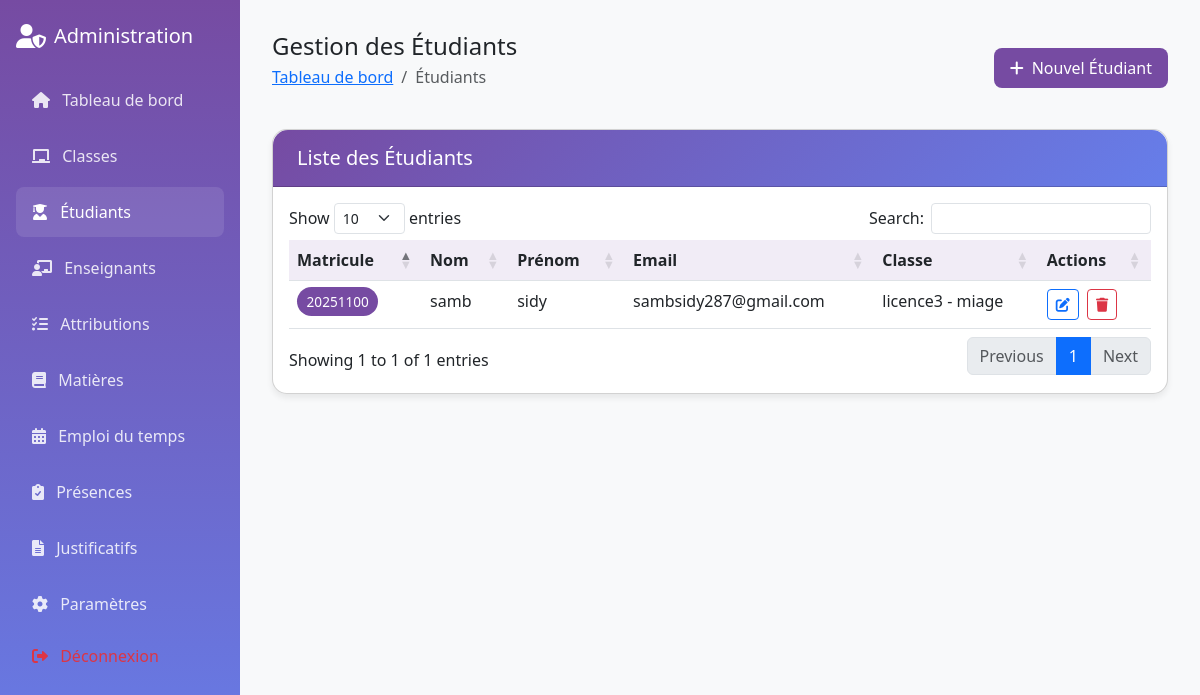
The app's page /admin/etudiants.php (signed in) with its own data.
### tables this page shows
CREATE TABLE IF NOT EXISTS `users` (
  `id` int NOT NULL AUTO_INCREMENT,
  `username` varchar(50) NOT NULL,
  `password` varchar(255) NOT NULL,
  `email` varchar(100) NOT NULL,
  `role` enum('admin','enseignant','etudiant') NOT NULL,
  `nom` varchar(50) NOT NULL,
  `prenom` varchar(50) NOT NULL,
  `created_at` timestamp NULL DEFAULT CURRENT_TIMESTAMP,
  `updated_at` timestamp NULL DEFAULT CURRENT_TIMESTAMP ON UPDATE CURRENT_TIMESTAMP,
  `specialite` varchar(100) DEFAULT NULL,
  PRIMARY KEY (`id`),
  UNIQUE KEY `username` (`username`),
  UNIQUE KEY `email` (`email`)
);

CREATE TABLE IF NOT EXISTS `inscriptions` (
  `id` int NOT NULL AUTO_INCREMENT,
  `etudiant_id` int NOT NULL,
  `classe_id` int NOT NULL,
  `matricule` varchar(20) NOT NULL,
  `date_inscription` date NOT NULL,
  PRIMARY KEY (`id`),
  UNIQUE KEY `matricule` (`matricule`),
  UNIQUE KEY `unique_inscription` (`etudiant_id`,`classe_id`),
  KEY `classe_id` (`classe_id`)
);

CREATE TABLE IF NOT EXISTS `classes` (
  `id` int NOT NULL AUTO_INCREMENT,
  `nom` varchar(50) NOT NULL,
  `niveau` varchar(20) NOT NULL,
  `annee_scolaire` varchar(9) NOT NULL,
  `created_at` timestamp NULL DEFAULT CURRENT_TIMESTAMP,
  `capacite` int NOT NULL DEFAULT '30',
  PRIMARY KEY (`id`)
);

### admin/etudiants.php (the view, shortened to what this page needs)
<?php
require_once('../config/db.php');
$stmt = $conn->query("
    SELECT u.*, i.matricule, i.classe_id, c.nom as classe_nom, c.niveau as classe_niveau
    FROM users u
    JOIN inscriptions i ON u.id = i.etudiant_id
    JOIN classes c ON i.classe_id = c.id
    WHERE u.role = 'etudiant'
    ORDER BY u.nom, u.prenom
");
$etudiants = $stmt->fetchAll(PDO::FETCH_ASSOC);
?>
<!DOCTYPE html>
<html lang="fr">
<head>
    <link href="https://cdn.jsdelivr.net/npm/bootstrap@5.3.0/dist/css/bootstrap.min.css" rel="stylesheet">
    <link href="https://cdnjs.cloudflare.com/ajax/libs/font-awesome/6.0.0/css/all.min.css" rel="stylesheet">
    <link href="https://cdn.datatables.net/1.11.5/css/dataTables.bootstrap5.min.css" rel="stylesheet">
</head>
<body>
     <div class="sidebar position-fixed" style="width: 240px;">
        <div class="p-3">
            <div class="d-flex align-items-center mb-4 mt-2">
                <i class="fas fa-user-shield fs-4 me-2"></i>
                <h5 class="mb-0">Administration</h5>
            </div>
            <nav class="nav flex-column">
                <a class="nav-link " href="dashboard.php">
                    <i class="fas fa-home me-2"></i>
                    Tableau de bord
                </a>
                <a class="nav-link" href="classes.php">
                    <i class="fas fa-chalkboard me-2"></i>
                    Classes
                </a>
                <a class="nav-link active" href="etudiants.php">
                    <i class="fas fa-user-graduate me-2"></i>
                    Étudiants
                </a>
                <a class="nav-link" href="enseignants.php">
                    <i class="fas fa-chalkboard-teacher me-2"></i>
                    Enseignants
                </a>
                <a class="nav-link" href="attributions.php">
                    <i class="fas fa-tasks me-2"></i>
                    Attributions
                </a>
                <a class="nav-link" href="matieres.php">
                    <i class="fas fa-book me-2"></i>
                    Matières
                </a>
                <a class="nav-link" href="emploi_temps.php">
                    <i class="fas fa-calendar-alt me-2"></i>
                    Emploi du temps
                </a>
                <a class="nav-link" href="presences.php">
                    <i class="fas fa-clipboard-check me-2"></i>
                    Présences
                </a>
                <a class="nav-link" href="justificatifs.php">
                    <i class="fas fa-file-alt me-2"></i>
                    Justificatifs
                </a>
                <a class="nav-link" href="parametres.php">
                    <i class="fas fa-cog me-2"></i>
                    Paramètres
                </a>
                <a class="nav-link text-danger mt-auto" href="../auth/logout.php">
                    <i class="fas fa-sign-out-alt me-2"></i>
                    Déconnexion
                </a>
            </nav>
        </div>
    </div>
    <div class="main-content">
        <div class="d-flex justify-content-between align-items-center mb-4">
            <div>
                <h4 class="mb-1">Gestion des Étudiants</h4>
                <nav aria-label="breadcrumb">
                    <ol class="breadcrumb">
                        <li class="breadcrumb-item"><a href="dashboard.php">Tableau de bord</a></li>
                        <li class="breadcrumb-item active">Étudiants</li>
                    </ol>
                </nav>
            </div>
            <button class="btn btn-custom" data-bs-toggle="modal" data-bs-target="#addEtudiantModal">
                <i class="fas fa-plus me-2"></i>Nouvel Étudiant
            </button>
        </div>
        <div class="card">
            <div class="card-header d-flex justify-content-between align-items-center">
                <h5 class="mb-0">Liste des Étudiants</h5>
            </div>
            <div class="card-body">
                <div class="table-responsive">
                    <table class="table table-hover" id="etudiantsTable">
                        <thead>
                            <tr>
                                <th>Matricule</th>
                                <th>Nom</th>
                                <th>Prénom</th>
                                <th>Email</th>
                                <th>Classe</th>
                                <th>Actions</th>
                            </tr>
                        </thead>
                        <tbody>
                            <?php foreach ($etudiants as $etudiant): ?>
                            <tr>
                                <td>
                                    <span class="matricule-badge">
                                        <?php echo htmlspecialchars($etudiant['matricule']); ?>
                                    </span>
                                </td>
                                <td><?php echo htmlspecialchars($etudiant['nom']); ?></td>
                                <td><?php echo htmlspecialchars($etudiant['prenom']); ?></td>
                                <td><?php echo htmlspecialchars($etudiant['email']); ?></td>
                                <td>
                                    <?php echo htmlspecialchars($etudiant['classe_niveau'] . ' - ' . $etudiant['classe_nom']); ?>
                                </td>
                                <td>
                                    <button class="btn btn-sm btn-outline-primary me-1"
                                            onclick="editEtudiant(<?php echo htmlspecialchars(json_encode($etudiant)); ?>)">
                                        <i class="fas fa-edit"></i>
                                    </button>
                                    <button class="btn btn-sm btn-outline-danger"
                                            onclick="deleteEtudiant(<?php echo $etudiant['id']; ?>, '<?php echo htmlspecialchars($etudiant['nom'] . ' ' . $etudiant['prenom']); ?>')">
                                        <i class="fas fa-trash"></i>
                                    </button>
                                </td>
                            </tr>
                            <?php endforeach; ?>
                        </tbody>
                    </table>
                </div>
            </div>
        </div>
    </div>
</body>
</html>

### admin/etudiants.php (style rules this page uses)
:root { --primary-color: #764ba2; --secondary-color: #667eea; }
body { font-family: 'Segoe UI', Tahoma, Geneva, Verdana, sans-serif; background-color: #f8f9fa; }
.sidebar { background: linear-gradient(180deg, var(--primary-color) 0%, var(--secondary-color) 100%); min-height: 100vh; color: white; }
.sidebar .nav-link { color: rgba(255, 255, 255, 0.85); padding: 0.8rem 1rem; margin: 0.2rem 0; border-radius: 8px; transition: all 0.3s ease; }
.sidebar .nav-link:hover, .sidebar .nav-link.active { background: rgba(255, 255, 255, 0.1); color: white; }
.main-content { margin-left: 240px; padding: 2rem; }
.btn-custom { background: var(--primary-color); color: white; border: none; padding: 0.5rem 1rem; border-radius: 8px; }
.card { border-radius: 15px; box-shadow: 0 4px 6px rgba(0, 0, 0, 0.07); }
.card-header { background: linear-gradient(135deg, var(--primary-color) 0%, var(--secondary-color) 100%); color: white; border-radius: 15px 15px 0 0 !important; padding: 1rem 1.5rem; }
.table th { background-color: rgba(118, 75, 162, 0.1); }
.matricule-badge { background: var(--primary-color); color: white; padding: 0.3rem 0.6rem; border-radius: 20px; font-size: 0.85rem; }

### records on screen
users: inscriptions.matricule "20251100", nom "samb", prenom "sidy", email "sambsidy287@gmail.com", classes.niveau+nom "licence3 - miage"
